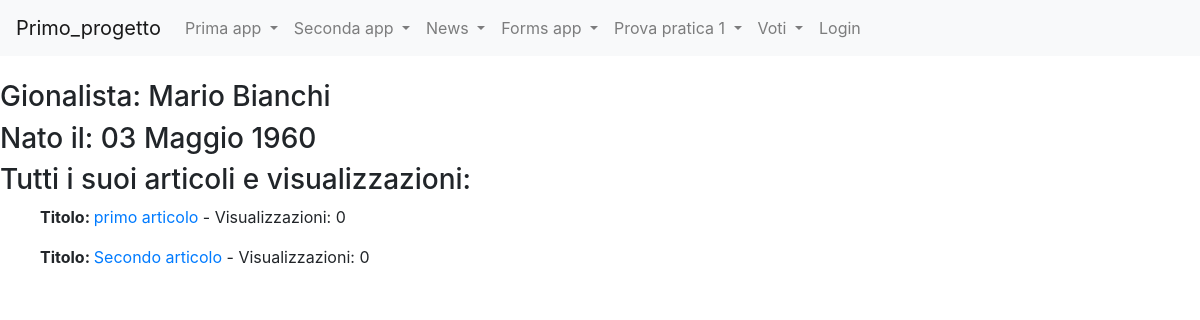
Screenshot of /news/gionalisti/3 with the database file from the repository.
### news/models.py (models this page shows, shortened)
class Giornalista(models.Model):
    nome = models.CharField(max_length=20)
    cognome = models.CharField(max_length=20)
    anno_di_nascita = models.DateField(blank=True)
    class Meta:
        verbose_name = "Giornalista"
        verbose_name_plural = "Giornalisti"

class Articolo(models.Model):
    titolo = models.CharField(max_length=100)
    contenuto = models.TextField()
    giornalista= models.ForeignKey(Giornalista, on_delete=models.CASCADE, related_name="articoli")
    data= models.DateField(blank=True)
    visualizzazioni= models.IntegerField(default=0, blank=True)
    class Meta:
        verbose_name = "Articolo"
        verbose_name_plural = "Articoli"

### news/views.py (the view)
# urls.py: path("gionalisti/<int:pk>", giornalistaDetailView, name="giornalista_detail"),
def giornalistaDetailView(request, pk=None):
    giornalista=get_object_or_404(Giornalista, pk=pk)
    articoli = Articolo.objects.filter(giornalista_id=pk)
    context={"giornalista": giornalista, "articoli": articoli}
    return render (request, "giornalista_detail.html", context)

### news/templates/giornalista_detail.html (shortened to what this page needs)
{% extends 'base.html' %}
{% block content %}
    <h3>Gionalista: {{giornalista.nome}} {{giornalista.cognome}}</h3>
    <h3>Nato il: {{giornalista.anno_di_nascita}}</h3>
    <h3>Tutti i suoi articoli e visualizzazioni:</h3>
    {% for articolo in articoli %}
        <ul>
            <p><strong>Titolo: </strong><a href={% url 'news:articolo_detail' articolo.id %}>{{ articolo.titolo }}</a> - Visualizzazioni: {{articolo.visualizzazioni}}</p>
        </ul>
    {% endfor %}
{% endblock content %}

### rows the page displays
Giornalista: nome "Mario", cognome "Bianchi", anno_di_nascita "03 Maggio 1960"
Articolo: titolo "primo articolo", visualizzazioni "0"
Articolo: titolo "Secondo articolo", visualizzazioni "0"
